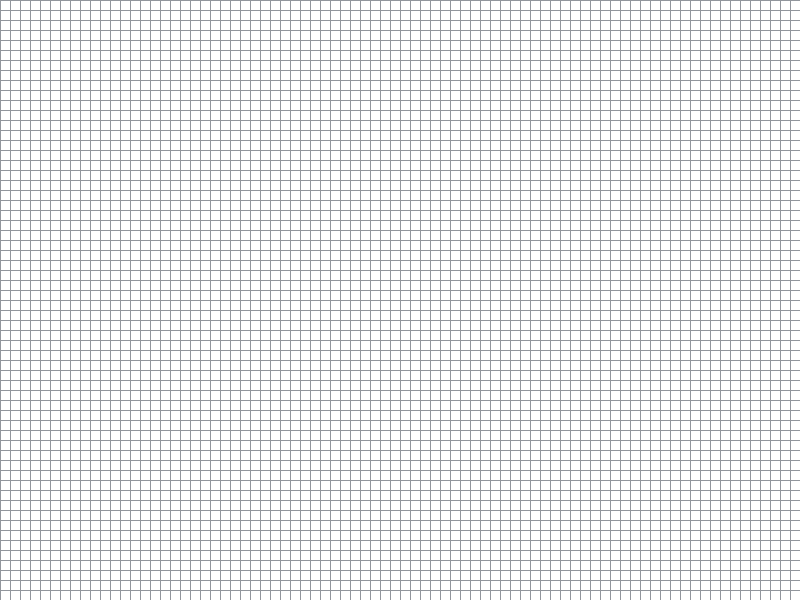
Frame 1 (no input)
Frame 60 (the mouse pressed at the canvas centre just before this capture): identical to frame 1, image omitted
Frame 120 (the mouse held since frame 60 and released just before this capture): identical to frame 1, image omitted

The Processing sketch that drew this single still picture (run headless with seeded random() and noise(); from frame 60 on, the mouse is pressed at the canvas centre):

// Processing sketch: GameOfLife
// ── GameOfLife.pde
int tCelula = 10;
int ANCHO = 800;
int LARGO =600;
int [][] tablero = new int [round(LARGO/tCelula)][round(ANCHO/tCelula)];
int colorMalla = #92969D;
int pausa = 0;

void setup() {
  background(#FAFCFF);
  stroke(colorMalla);
  size(800, 600);
  for (int i = 0; i < tablero.length; i ++) {
    for (int j = 0; j < tablero[0].length; j ++) {
      tablero[i][j] = 0;
    }
  }
  dibujar();
  //Random https://processing.org/reference/random_.html
  /*
  for (int i = 0 ; i<int(random(ANCHO*LARGO));i++){
   int x = int(random(tablero.length));
   int y = int(random(tablero[0].length));
   tablero[x][y] = 1;
   }
   */
  //Bee-Hive Sacado de: https://en.wikipedia.org/wiki/Conway's_Game_of_Life#/media/File:Game_of_life_beehive.svg
  /*
  tablero[30][40] = 1;
   tablero[30][41] = 1;
   tablero[31][39] = 1;
   tablero[31][42] = 1;
   tablero[32][40] = 1;
   tablero[32][41] = 1;
   */
  //Pulsar Sacado de: https://en.wikipedia.org/wiki/Conway's_Game_of_Life#/media/File:Game_of_life_pulsar.gif
  /*
  tablero[24][36] = 1;
   tablero[24][37] = 1;
   tablero[24][38] = 1;
   tablero[24][42] = 1;
   tablero[24][43] = 1;
   tablero[24][44] = 1;
   tablero[26][34] = 1;
   tablero[26][39] = 1;
   tablero[26][41] = 1;
   tablero[26][46] = 1;
   tablero[27][34] = 1;
   tablero[27][39] = 1;
   tablero[27][41] = 1;
   tablero[27][46] = 1;
   tablero[28][34] = 1;
   tablero[28][39] = 1;
   tablero[28][41] = 1;
   tablero[28][46] = 1;
   tablero[29][36] = 1;
   tablero[29][37] = 1;
   tablero[29][38] = 1;
   tablero[29][42] = 1;
   tablero[29][43] = 1;
   tablero[29][44] = 1;
   tablero[31][36] = 1;
   tablero[31][37] = 1;
   tablero[31][38] = 1;
   tablero[31][42] = 1;
   tablero[31][43] = 1;
   tablero[31][44] = 1;
   tablero[32][34] = 1;
   tablero[32][39] = 1;
   tablero[32][41] = 1;
   tablero[32][46] = 1;
   tablero[33][34] = 1;
   tablero[33][39] = 1;
   tablero[33][41] = 1;
   tablero[33][46] = 1;
   tablero[34][34] = 1;
   tablero[34][39] = 1;
   tablero[34][41] = 1;
   tablero[34][46] = 1;
   tablero[36][36] = 1;
   tablero[36][37] = 1;
   tablero[36][38] = 1;
   tablero[36][42] = 1;
   tablero[36][43] = 1;
   tablero[36][44] = 1;
   */
  //Glider Sacado de: http://en.wikipedia.org/wiki/Conway's_Game_of_Life#/media/File:Game_of_life_animated_glider.gif
  /*
  tablero[29][40] = 1;
   tablero[30][38] = 1;
   tablero[30][40] = 1;
   tablero[31][39] = 1;
   tablero[31][40] = 1;
   */
  //wikipedia Sacado de: https://en.wikipedia.org/wiki/Conway's_Game_of_Life#/media/File:Gospers_glider_gun.gif
  /*
  tablero [30][40] = 1;
   tablero [30][41] = 1;
   tablero [31][41] = 1;
   tablero [31][42] = 1;
   tablero [32][41] = 1;
   */
  //Esta chevere. Tamaño 10
  /*
  tablero [3][4] = 1;
   tablero [3][5] = 1;
   tablero [3][6] = 1;
   tablero [3][7] = 1;
   tablero [3][8] = 1;
   */

  //Bonito
  /*
  tablero [30][40] = 1;
   tablero [31][40] = 1;
   tablero [32][40] = 1;
   tablero [33][40] = 1;
   tablero [34][40] = 1;
   */
  //Sin estado inicial
}

void draw() {
  background(255, 255, 255);
  fill(0, 0, 0);
  dibujar();
  if (pausa == 1) {
    modificar_tablero();
  }
  //delay(300);
}
// Sacado de: https://processing.org/reference/mouseWheel_.html
void mouseWheel(MouseEvent event) {
  pausa = event.getCount();
}
//Sacado de: https://processing.org/reference/mouseClicked_.html
void mouseClicked() {
  int x = (mouseY/tCelula);
  int y = (mouseX/tCelula);
  if (tablero[x][y] == 0) {
    tablero[x][y] = 1;
  } else {
    tablero[x][y] = 0;
  }
}
//Sacado de: https://processing.org/reference/line_.html
void cuadricula() {
  for (int i = 0; i < tablero[0].length; i++) {
    line(i*tCelula, 0, i*tCelula, LARGO);
  }
  for (int i = 0; i < tablero.length; i++) {
    line(0, i*tCelula, ANCHO, i*tCelula);
  }
}
//Sacado de: https://processing.org/reference/square_.html
void dibujar() {
  for (int i = 0; i < tablero.length; i ++) {
    for (int j = 0; j < tablero[0].length; j ++) {
      if (tablero[i][j] == 1) {
        square(j*tCelula, i*tCelula, tCelula);
      }
    }
  }
  cuadricula();
}
void modificar_tablero() {
  int [][]aux = new int [tablero.length][tablero[0].length];
  int cuenta = 0;
  for (int i = 0; i < aux.length; i ++) {
    for (int j = 0; j < aux[0].length; j ++) {
      aux[i][j] = tablero[i][j];
    }
  }
  for (int i = 0; i < aux.length; i ++) {
    for (int j = 0; j < aux[0].length; j ++) {
      if (aux[i][j] == 1) {
        cuenta = contar_vecinos(aux, i, j);
        if (cuenta !=2 & cuenta !=3) {
          tablero[i][j] = 0;
        }
      } else {
        cuenta = contar_vecinos(aux, i, j);
        if (cuenta == 3) {
          tablero[i][j] = 1;
        }
      }
    }
  }
}
int contar_vecinos(int [][] matriz, int i, int j) {
  int cuenta = 0;
  try {
    cuenta = matriz[i-1][j-1]+matriz[i][j-1]+matriz[i+1][j-1]+matriz[i-1][j]+matriz[i+1][j]+matriz[i-1][j+1]+matriz[i][j+1]+matriz[i+1][j+1];
  }
  catch(Exception e ) {
  }
  return cuenta;
}
